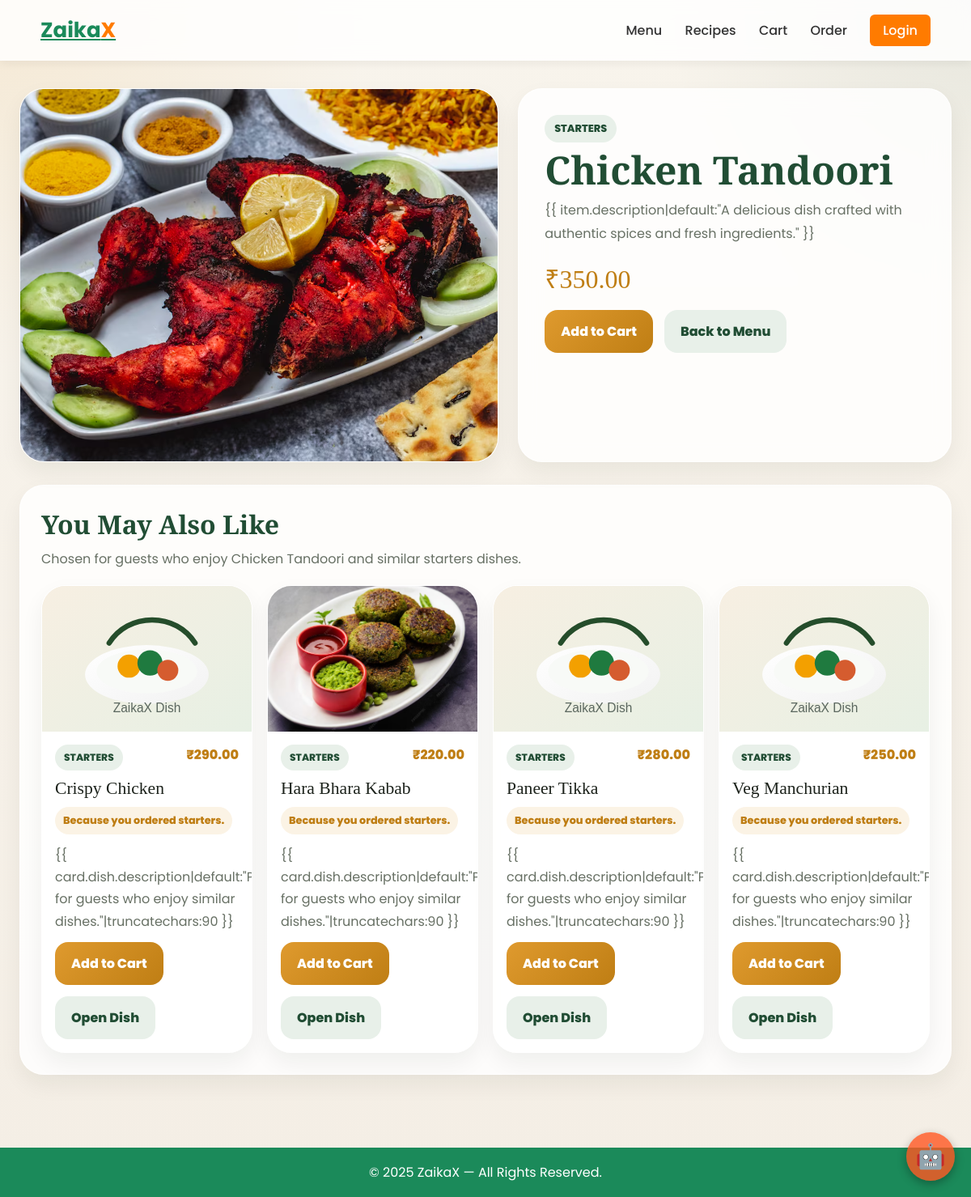
/menu/item/154/, run on the app's committed database.
### menu/models.py (models this page shows, shortened)
class MenuItem(models.Model):
    name = models.CharField(max_length=200, unique=True)
    description = models.TextField()
    price = models.DecimalField(max_digits=7, decimal_places=2)
    category = models.CharField(max_length=50, db_index=True)
    image = models.ImageField(upload_to="menu/", blank=True, null=True)
    is_veg = models.BooleanField(default=True)
    class Meta:
        ordering = ("name",)
    @property
    def category_obj(self):
        return Category.objects.filter(slug=self.category).first()
    @property
    def category_name(self):
        category = self.category_obj
        if category:
            return category.name
        return self.category.replace("_", " ").title()

class Category(models.Model):
    name = models.CharField(max_length=100, unique=True)
    slug = models.SlugField(max_length=100, unique=True)
    icon = models.CharField(max_length=10, blank=True, default="🍽")
    display_order = models.PositiveIntegerField(default=100)
    created_at = models.DateTimeField(auto_now_add=True)
    updated_at = models.DateTimeField(auto_now=True)
    class Meta:
        ordering = ("display_order", "name")
        verbose_name_plural = "Categories"

### menu/views.py (the view)
# urls.py: path('item/<int:item_id>/', menu_item_detail, name='menu_item_detail'),
def menu_item_detail(request, item_id):
    item = get_object_or_404(MenuItem, id=item_id)
    context = {
        "item": item,
        "recommendations": get_item_detail_recommendations(item, user=request.user, limit=4),
        "frequently_bought_together": get_frequently_bought_together(seed_item=item, limit=3),
    }
    return render(request, "main/menu_item_detail.html", context)

### cart/context_processors.py (called while the page is built, shortened)
def cart_count(request):
    return {'cart_count': 0}

### main/recommendations.py (called while the page is built, shortened)
def _ordered_menu_items(item_ids):
    items_map = MenuItem.objects.in_bulk(item_ids)
    return [items_map[item_id] for item_id in item_ids if item_id in items_map]

def _cooccurring_rows(seed_ids, exclude_ids=None, limit=6):
    if not seed_ids:
        return []
    exclude_ids = set(exclude_ids or [])
    order_ids = (
        OrderItem.objects.filter(order__status__in=VALID_RECOMMENDATION_STATUSES, item_id__in=seed_ids)
        .values_list("order_id", flat=True)
        .distinct()
    )
    return list(
        OrderItem.objects.filter(order__status__in=VALID_RECOMMENDATION_STATUSES, order_id__in=order_ids)
        .exclude(item_id__in=exclude_ids)
        .values("item_id", "item__category")
        .annotate(pair_orders=Count("order_id", distinct=True), total_qty=Sum("quantity"))
        .order_by("-pair_orders", "-total_qty")[: limit * 3]
    )

def _reason_from_context(dish, seed_items=None, cart_mode=False):
    seed_items = list(seed_items or [])
    for seed in seed_items:
        if dish.category == seed.category:
            return f"Because you ordered {seed.category_name.lower()}."
    if seed_items:
        return f"Frequently paired with {seed_items[0].name.lower()}."
    if cart_mode:
        return "Popular add-on with similar carts."
    return f"Recommended from our {dish.category_name.lower()} picks."

def _build_recommendation_cards(item_ids, seed_items=None, cart_mode=False, limit=6):
    dishes = _ordered_menu_items(item_ids[:limit])
    return [
        {
            "dish": dish,
            "reason": _reason_from_context(dish, seed_items=seed_items, cart_mode=cart_mode),
        }
        for dish in dishes
    ]

def get_frequently_bought_together(seed_item=None, cart_items=None, limit=3):
    cart_items = list(cart_items or [])
    seed_items = []
    if seed_item:
        seed_items.append(seed_item)
    for cart in cart_items:
        if cart.item not in seed_items:
            seed_items.append(cart.item)
    seed_ids = [item.id for item in seed_items]
    if not seed_ids:
        return None
    rows = _cooccurring_rows(seed_ids, exclude_ids=seed_ids, limit=limit)
    combo_ids = []
    for row in rows:
        if row["item_id"] not in combo_ids:
            combo_ids.append(row["item_id"])
    dishes = _ordered_menu_items(combo_ids[:limit])
    if not dishes:
        return None

### templates/main/menu_item_detail.html (shortened to what this page needs)
{% extends 'main/base.html' %}
{% load static %}
{% block content %}
<section class="zx-detail">
    <div class="zx-shell">
        <div class="zx-hero">
            <div class="zx-panel zx-image">
                {% if item.image %}
                <img src="{{ item.image.url }}" alt="{{ item.name }}"
                    onerror="this.onerror=null;this.src='{% static 'images/default-food.svg' %}';">
                {% else %}
                <img src="{% static 'images/default-food.svg' %}" alt="{{ item.name }}">
                {% endif %}
            </div>
            <div class="zx-panel zx-copy">
                <div class="zx-label">{{ item.category_name }}</div>
                <h1>{{ item.name }}</h1>
                <p>{{ item.description|default:"A delicious dish crafted with authentic spices and fresh ingredients."
                    }}</p>
                <div class="zx-price">&#8377;{{ item.price }}</div>
                <div class="zx-actions">
                    <a href="{% url 'add_to_cart' item.id %}" class="zx-btn zx-btn--primary">Add to Cart</a>
                    <a href="{% url 'menu_list' %}" class="zx-btn zx-btn--secondary">Back to Menu</a>
                </div>
            </div>
        </div>
        {% if recommendations.cards %}
        <div class="zx-section">
            <h2>{{ recommendations.title }}</h2>
            <p>{{ recommendations.subtitle }}</p>
            <div class="zx-grid">
                {% for card in recommendations.cards %}
                <article class="zx-grid-card">
                    {% if card.dish.image %}
                    <img src="{{ card.dish.image.url }}" alt="{{ card.dish.name }}"
                        onerror="this.onerror=null;this.src='{% static 'images/default-food.svg' %}';">
                    {% else %}
                    <img src="{% static 'images/default-food.svg' %}" alt="{{ card.dish.name }}">
                    {% endif %}
                    <div class="zx-grid-body">
                        <div class="zx-grid-top">
                            <span class="zx-tag">{{ card.dish.category_name }}</span>
                            <span class="zx-grid-price">&#8377;{{ card.dish.price }}</span>
                        </div>
                        <div class="zx-grid-name">{{ card.dish.name }}</div>
                        <div class="zx-grid-reason">{{ card.reason }}</div>
                        <div class="zx-grid-desc">{{ card.dish.description|default:"Picked for guests who enjoy similar
                            dishes."|truncatechars:90 }}</div>
                        <div class="zx-actions">
                            <a href="{% url 'add_to_cart' card.dish.id %}" class="zx-btn zx-btn--primary">Add to
                                Cart</a>
                            <a href="{% url 'menu_item_detail' card.dish.id %}" class="zx-btn zx-btn--secondary">Open
                                Dish</a>
                        </div>
                    </div>
                </article>
                {% endfor %}
            </div>
        </div>
        {% endif %}
    </div>
</section>
{% endblock %}

### templates/main/base.html (shortened to what this page needs)
{% load static %}
<!DOCTYPE html>
<html lang="en">
<head>
    <link rel="stylesheet" href="{% static 'css/style.css' %}">
</head>
<body>
    <div id="zaika-assistant-btn" title="Chat with Zaika Assistant">🤖</div>
    <header>
        <div class="navbar">
            <a href="{% url 'home' %}" class="logo">Zaika<span>X</span></a>
            <nav>
                <a href="{% url 'menu_list' %}">Menu</a>
                <a href="{% url 'recipes' %}">Recipes</a>
                <a href="{% url 'cart' %}">Cart
                </a>
                <a href="{% url 'order_history' %}">Order</a>
                {% if user.is_authenticated %}
                <a href="{% url 'user_profile' %}">Profile</a>
                <a href="{% url 'about' %}">About</a>
                <a href="{% url 'contact' %}">Contact</a>
                <a href="{% url 'logout' %}">Logout</a>
                {% else %}
                <a href="{% url 'login' %}" class="login-btn">Login</a>
                {% endif %}
            </nav>
        </div>
    </header>
    <main>
        {% block content %}{% endblock content %}
    </main>
    <footer>
        © 2025 ZaikaX — All Rights Reserved.
    </footer>
</body>
</html>

### static/css/style.css (style rules this page uses)
* { margin: 0; padding: 0; box-sizing: border-box; font-family: 'Poppins', sans-serif; }
body { background: #f8f9f3; color: #333; }
:root { --green: #1b8a5a; --orange: #ff7b00; --light-green: #e9f7f1; }
.navbar { width: 100%; padding: 18px 50px; background: #ffffffd7; backdrop-filter: blur(10px); display: flex; justify-content: space-between; align-items: center; position: sticky; top: 0; z-index: 1000; box-shadow: 0 4px 10px rgba(0,0,0,0.05); }
.logo { font-size: 26px; font-weight: 700; color: var(--green); }
.logo span { color: var(--orange); }
.navbar nav a { margin-left: 24px; text-decoration: none; font-weight: 500; color: #333; transition: .3s; }
.login-btn { padding: 8px 16px; background: var(--orange); color: #fff !important; border-radius: 6px; }
footer { background: var(--green); color: #fff; padding: 18px 0; text-align: center; }

### templates/main/base.html (style rules this page uses)
#zaika-assistant-btn { position: fixed; bottom: 20px; right: 20px; width: 60px; height: 60px; background-color: rgba(255, 87, 34, 0.8); color: white; border-radius: 50%; display: flex; justify-content: center; align-items: center; font-size: 30px; cursor: pointer; box-shadow: 0 4px 12px rgba(0, 0, 0, 0.3); z-index: 9999; transition: background-color 0.3s, transform 0.2s; }

### data on the page
MenuItem: image (picture), category_name "STARTERS", name "Chicken Tandoori", price "350.00"
MenuItem: dish.category_name "STARTERS", dish.price "290.00", dish.name "Crispy Chicken", reason "Because you ordered starters."
MenuItem: dish.image (picture), dish.category_name "STARTERS", dish.price "220.00", dish.name "Hara Bhara Kabab", reason "Because you ordered starters."
MenuItem: dish.category_name "STARTERS", dish.price "280.00", dish.name "Paneer Tikka", reason "Because you ordered starters."
MenuItem: dish.category_name "STARTERS", dish.price "250.00", dish.name "Veg Manchurian", reason "Because you ordered starters."

### other printed values
{{ recommendations.title }} "You May Also Like"
{{ recommendations.subtitle }} "Chosen for guests who enjoy Chicken Tandoori and similar starters dishes."
